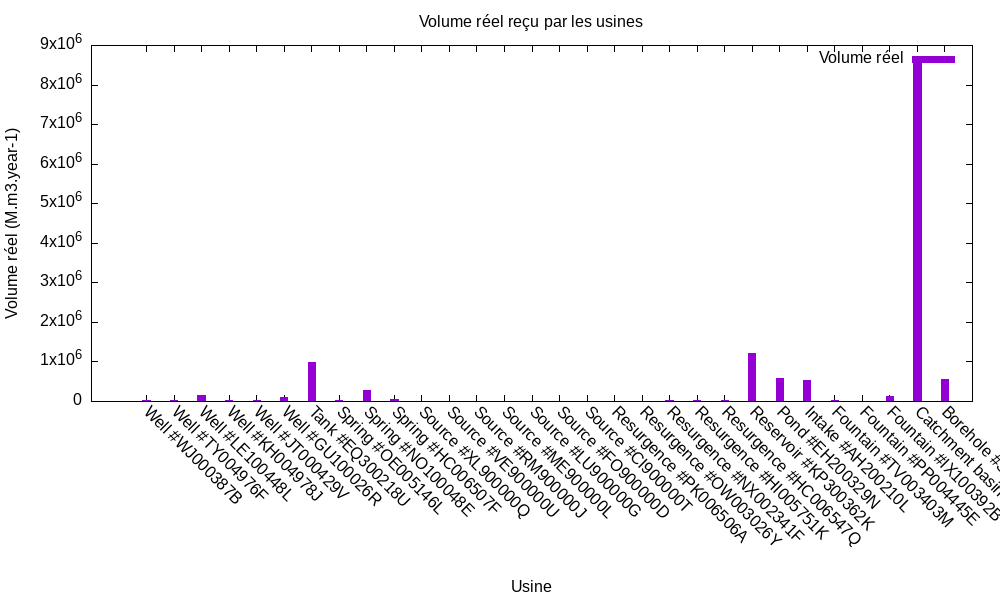

Write the gnuplot code that produced this figure.
set terminal png size 1000,600
set output "histo_real.png"

set title "Volume réel reçu par les usines"
set xlabel "Usine"
set ylabel "Volume réel (M.m3.year-1)"

set datafile separator ";"
set style data histograms
set style fill solid
set boxwidth 0.8
set xtics rotate by -45

plot "histo_real.dat" using 2:xtic(1) title "Volume réel"
